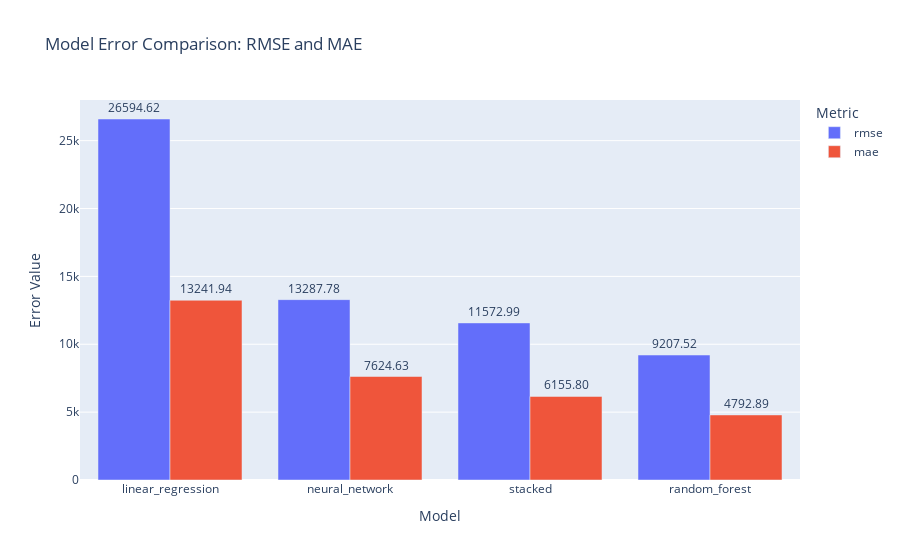

Source (notebook cell):
### Code cell
import pandas as pd
import plotly.express as px

# Load the data
df = pd.read_csv('modelComparisons.csv')
df = df.sort_values('rmse',ascending=False)
# Reshape to long format (excluding r_squared)
df_long = df.melt(id_vars='model', value_vars=['rmse', 'mae'], 
                  var_name='metric', value_name='value')

# Create grouped bar chart
fig = px.bar(
    df_long,
    x='model',
    y='value',
    color='metric',
    barmode='group',
    text='value',
    title='Model Error Comparison: RMSE and MAE',
    labels={'value': 'Error Value', 'model': 'Model', 'metric': 'Metric'}
)

fig.update_traces(texttemplate='%{text:.2f}', textposition='outside')
fig.update_layout(uniformtext_minsize=8, uniformtext_mode='hide')

fig.show()

### Figure 1 — Plotly figure (JSON) as saved in the notebook; plotly's stock layout.template omitted (floating-point values rounded to 4 significant figures)
{"data": [{"alignmentgroup": "True", "hovertemplate": "Metric=rmse<br>Model=%{x}<br>Error Value=%{text}<extra></extra>", "legendgroup": "rmse", "marker": {"color": "#636efa", "pattern": {"shape": ""}}, "name": "rmse", "offsetgroup": "rmse", "orientation": "v", "showlegend": true, "text": [26590.0, 13290.0, 11570.0, 9208.0], "textposition": "outside", "texttemplate": "%{text:.2f}", "type": "bar", "x": ["linear_regression", "neural_network", "stacked", "random_forest"], "xaxis": "x", "y": [26590.0, 13290.0, 11570.0, 9208.0], "yaxis": "y"}, {"alignmentgroup": "True", "hovertemplate": "Metric=mae<br>Model=%{x}<br>Error Value=%{text}<extra></extra>", "legendgroup": "mae", "marker": {"color": "#EF553B", "pattern": {"shape": ""}}, "name": "mae", "offsetgroup": "mae", "orientation": "v", "showlegend": true, "text": [13240.0, 7625.0, 6156.0, 4793.0], "textposition": "outside", "texttemplate": "%{text:.2f}", "type": "bar", "x": ["linear_regression", "neural_network", "stacked", "random_forest"], "xaxis": "x", "y": [13240.0, 7625.0, 6156.0, 4793.0], "yaxis": "y"}], "layout": {"barmode": "group", "legend": {"title": {"text": "Metric"}, "tracegroupgap": 0}, "title": {"text": "Model Error Comparison: RMSE and MAE"}, "uniformtext": {"minsize": 8, "mode": "hide"}, "xaxis": {"anchor": "y", "domain": [0, 1], "title": {"text": "Model"}}, "yaxis": {"anchor": "x", "domain": [0, 1], "title": {"text": "Error Value"}}}}
